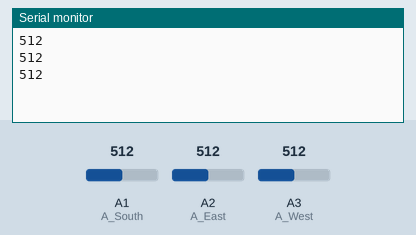
Recording of a sketch running on a simulated Arduino Mega 2560, built with avr-gcc and run on an emulated ATmega2560. Shown: the last lines printed to the serial monitor. The test bench sets the inputs (shaded band); at power-on: A1 (A_South) = 512, A2 (A_East) = 512, A3 (A_West) = 512.

Above: at 1.2 s.
1.3 s: A1 (A_South) set to 716
4.3 s: A2 (A_East) set to 306
At 5.8 s:
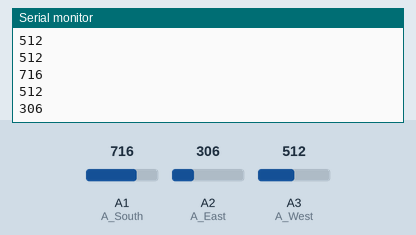
7.3 s: A3 (A_West) set to 900
At 10.2 s:
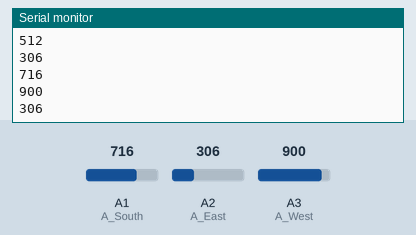
10.3 s: A3 (A_West) set to 1010
13.3 s: A2 (A_East) set to 122
At 15.9 s:
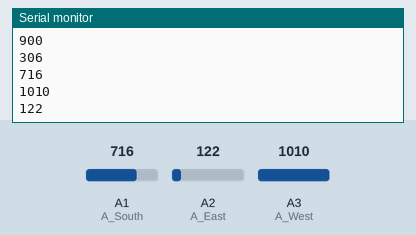
16.3 s: A1 (A_South) set to 511
At 20.18 s:
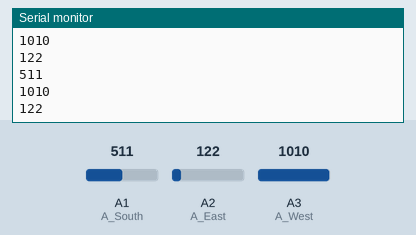
Timing chart, 0 to 20.3 s (numbered marks = the images above; inputs shaded):
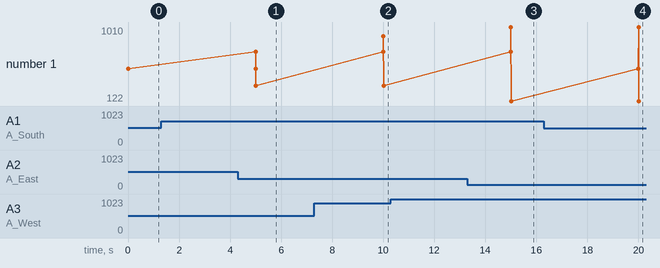

Measured:
- after the input at 4.3 s, the serial monitor: prints a new line after 0.71 s (image 1)
- after the input at 7.3 s, the serial monitor: prints a new line after 2.7 s (image 2)
- after the input at 13.3 s, the serial monitor: prints a new line after 1.7 s (image 3)
- after the input at 16.3 s, the serial monitor: prints a new line after 3.7 s (image 4)
- plotted number 1: 512 → 306 after the input at 4.3 s, 306 → 122 after the input at 13.3 s

The sketch:

PRACTICA1.ino
```cpp
//*********************************************************************************************IMPORTACION DE LIBRERIA
#include <DHT.h>
//*********************************************************************************************DEFINICION DE PINES
//*****************************************PINES TEMPERATURA Y HUMEDAD
#define DHTPIN 7
#define DHTTYPE DHT11
//*****************************************PINES DIRECCION
#define A_North A0
//#define A_NorthEast A1 SE QUEMÓ :(
#define A_East A2
//#define A_SouthEast A2
#define A_South A1
//#define A_SouthWest A4
#define A_West A3
//#define A_NorthWest A6

//*****************************************PINES VELOCIDAD
#define anemometer 50

//*********************************************************************************************DEFINICION DE VARIABLES
//*****************************************INFORMACION
String data;
bool temperature;
bool velocidad;
//*****************************************TEMPERATURA Y HUMEDAD
DHT dht(DHTPIN, DHTTYPE);
//*****************************************DIRECCION
int last_windDir = 1;
int current_windDir = 8;
//*****************************************VELOCIDAD
long frequency = 0;
int measures_per_second = 100;
int dly = 1000/measures_per_second;
int tmp_time = 0;
int seconds  = 0;
long cnt = 0 ;
//TRUE = HIGH
int tmp_old_value = HIGH;


//*********************************************************************************************SETUP
void setup() {
  //*****************************************INICIALIZACION SERIAL
  Serial.begin(9600);
  //*****************************************INICIALIZACION PINES
  dht.begin();
  pinMode(anemometer,INPUT);
  //*****************************************INICIALIZACION DE VARIABLES DE DATA
  data = "";
  temperature = false;
  velocidad = false;
}

//*********************************************************************************************LOOP
void loop() {
  /*
  data.concat("{");
  //*****************************************TEMPERATURA Y HUMEDAD
  Temperatura_Humedad();
  //*****************************************VELOCIDAD
  if(temperature)Velocity();
  //*****************************************DIRECCION
  if(temperature && velocidad) getWindDirection();
  data.concat("}");
  Serial.println(data);
  //*****************************************REINICIO DE DATA
  data = "";
  temperature = false;
  velocidad = false;
  */
  getWindDirection();
  delay(5000);
}


//*********************************************************************************************TEMPERATURA Y HUMEDAD
void Temperatura_Humedad()
{
  float h = dht.readHumidity();
  float t = dht.readTemperature();
  if (isnan(h) || isnan(t)) {
    return;
  }
  //*****************************************HUMEDAD
  data.concat("\"Humedad\":");
  data.concat(String(h,4));
  data.concat(",");
  //*****************************************TEMPERATURA
  data.concat("\"Temperatura\":");
  data.concat(String(t,4));
  temperature = true;
}


//*********************************************************************************************DIRECCION DEL VIENTO
void getWindDirection()
{
  //*****************************************DIRECCION
  //data.concat(",");
  //data.concat("\"Direccion\":");

  Serial.println(analogRead(A_South));
  Serial.println(analogRead(A_West));
  Serial.println(analogRead(A_East));

    if (analogRead(A_South) <= 510) {
    last_windDir = current_windDir;
    current_windDir = 5;
    data.concat("\"S\"");
  }

  else if (analogRead(A_West) <= 510) {
    last_windDir = current_windDir;
    current_windDir = 1;
    data.concat("\"O\"");
  }
  else if (analogRead(A_East) <= 510) {
    last_windDir = current_windDir;
    current_windDir = 3;
    data.concat("\"E\"");
  }
  else {
    last_windDir = current_windDir;
    current_windDir = 7;
    data.concat("\"N\"");
  }


}


//*********************************************************************************************VELOCIDAD DEL VIENTO
void Velocity()
{
  //*****************************************VELOCIDAD
  tmp_time = millis();
  while(1){
    int tmp_gap = millis() - tmp_time;
    if(tmp_gap <= 1000){
      int tmp = digitalRead(anemometer);
      if(tmp_old_value != tmp){
        frequency++;
        tmp_old_value = tmp;
      }
    }
    if(tmp_gap >= 1000){
      int ajuste = frequency / 4;
      int rpm = (ajuste * 60);
      int diameter = 15;
      int kmph = (diameter) * (rpm) * (0.001885);
      data.concat(",");
      data.concat("\"Viento\":");
      data.concat(String(kmph,4));
      velocidad = true;
      frequency = 0;
      cnt = 0;
      break;
    }
  }
}
```
